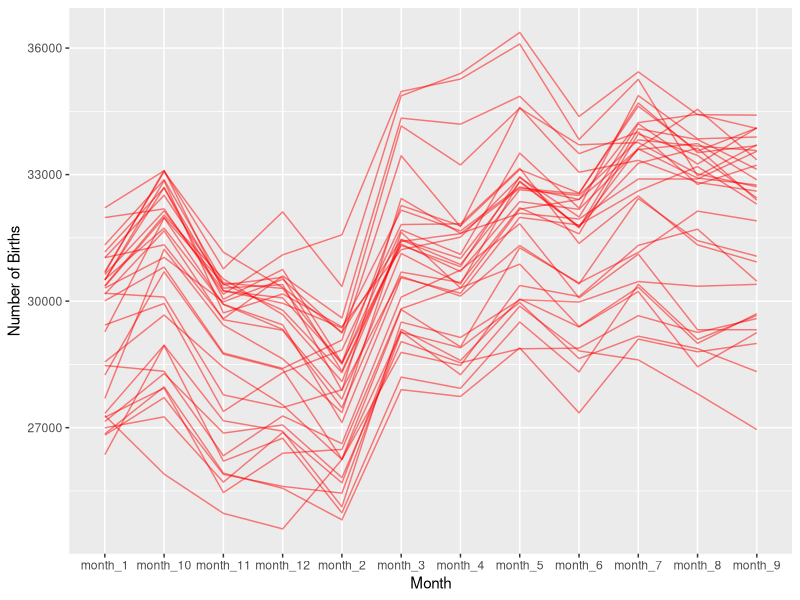

The R source for this figure:
## ---- chunk 1
knitr::opts_chunk$set(echo = TRUE, warning = FALSE, message = FALSE)
## ---- chunk 2


library(tidyverse)
## ---- chunk 3

canada_births <- read.csv("canada_births.csv", comment.char = "#")


## ---- chunk 4
canada_births_tidy <- canada_births %>%
  pivot_longer(
    cols = -year,       
    names_to = "month", 
    values_to = "births"
  )
## ---- chunk 5
ggplot(canada_births_tidy, aes(x = month, y = births, group = year)) +
  geom_line(color = "red", alpha = 0.5) + 
  labs(x = "Month", y = "Number of Births") 
 
